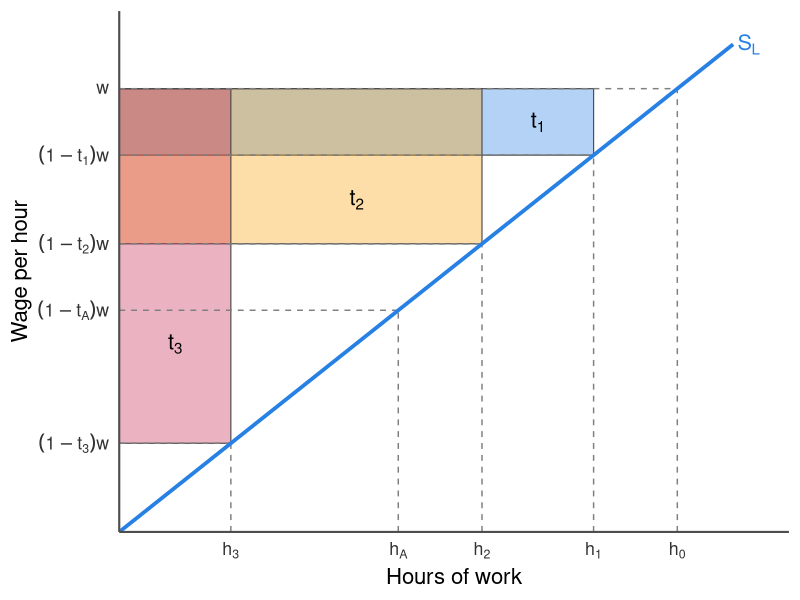
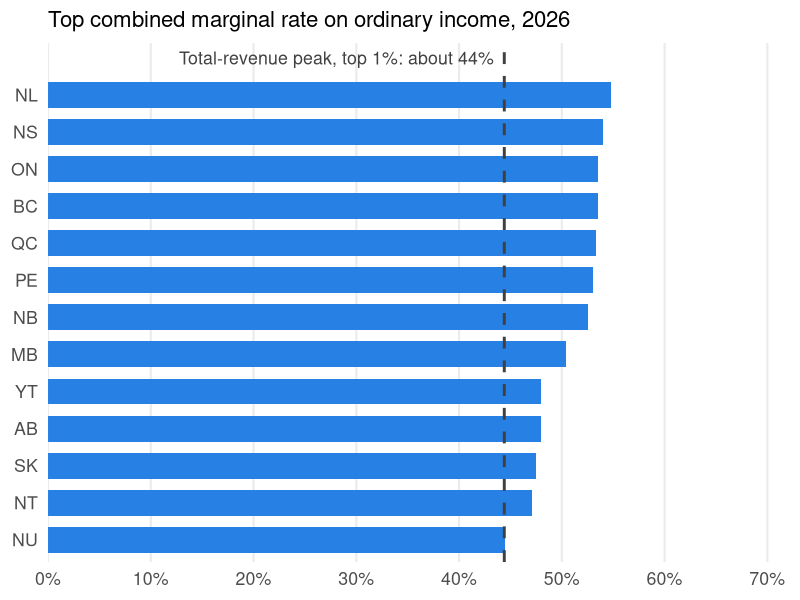

These charts were generated, in order, by the following R code:
## ---- chunk 1
library(tidyverse)

w <- 20                                   # pre-tax wage, fixed
supply_h <- function(net) 2.5 * net       # labour supply: hours rise with the net wage

rates <- tibble(
  name = c("0", "1", "2", "A", "3"),
  t    = c(0, 0.15, 0.35, 0.50, 0.80)
) |>
  mutate(net = (1 - t) * w, h = supply_h(net))

rects <- filter(rates, name %in% c("1", "2", "3"))

ggplot() +
  geom_rect(data = rects,
            aes(xmin = 0, xmax = h, ymin = net, ymax = w, fill = name),
            alpha = 0.35, colour = "grey30", linewidth = 0.4) +
  geom_segment(data = rates, aes(x = 0, xend = h, y = net, yend = net),
               linetype = "dashed", colour = "grey50") +
  geom_segment(data = rates, aes(x = h, xend = h, y = 0, yend = net),
               linetype = "dashed", colour = "grey50") +
  annotate("segment", x = 0, y = 0, xend = 55, yend = 22,
           colour = "#2780e3", linewidth = 1.3) +
  annotate("text", x = 55, y = 22, label = "S[L]", parse = TRUE,
           hjust = -0.2, size = 5.5, colour = "#2780e3") +
  annotate("text", x = c(37.5, 21.25, 5), y = c(18.5, 15, 8.5),
           label = c("t[1]", "t[2]", "t[3]"), parse = TRUE, size = 5.5) +
  scale_fill_manual(values = c("1" = "#2780e3", "2" = "#FB9E07", "3" = "#c7254e"),
                    guide = "none") +
  scale_x_continuous(breaks = rates$h,
                     labels = parse(text = paste0("h[", rates$name, "]")),
                     limits = c(0, 60), expand = c(0, 0)) +
  scale_y_continuous(breaks = rates$net,
                     labels = parse(text = c("w", "(1 - t[1]) * w", "(1 - t[2]) * w",
                                             "(1 - t[A]) * w", "(1 - t[3]) * w")),
                     limits = c(0, 23.5), expand = c(0, 0)) +
  labs(x = "Hours of work", y = "Wage per hour") +
  theme_minimal(base_size = 16) +
  theme(
    panel.grid = element_blank(),
    axis.line = element_line(colour = "grey30"),
    axis.text = element_text(colour = "grey20")
  )
## ---- chunk 2
library(tidyverse)
library(scales)

toprates <- read_csv("toprates2026.csv", show_col_types = FALSE)

ggplot(toprates, aes(x = rate, y = fct_reorder(jurisdiction, rate))) +
  geom_col(fill = "#2780e3", width = 0.7) +
  geom_vline(xintercept = 44.4, colour = "grey25", linetype = "dashed", linewidth = 1) +
  annotate("text", x = 43.4, y = 14, hjust = 1, size = 4.5, colour = "grey25",
           label = "Total-revenue peak, top 1%: about 44%") +
  scale_x_continuous(limits = c(0, 70), breaks = seq(0, 70, 10),
                     labels = label_percent(scale = 1),
                     expand = expansion(mult = c(0, 0.03))) +
  scale_y_discrete(expand = expansion(add = c(0.6, 1.4))) +
  labs(
    x = NULL,
    y = NULL,
    subtitle = "Top combined marginal rate on ordinary income, 2026"
  ) +
  theme_minimal(base_size = 16) +
  theme(
    legend.position = "none",
    panel.grid.major.y = element_blank(),
    panel.grid.minor = element_blank()
  )
